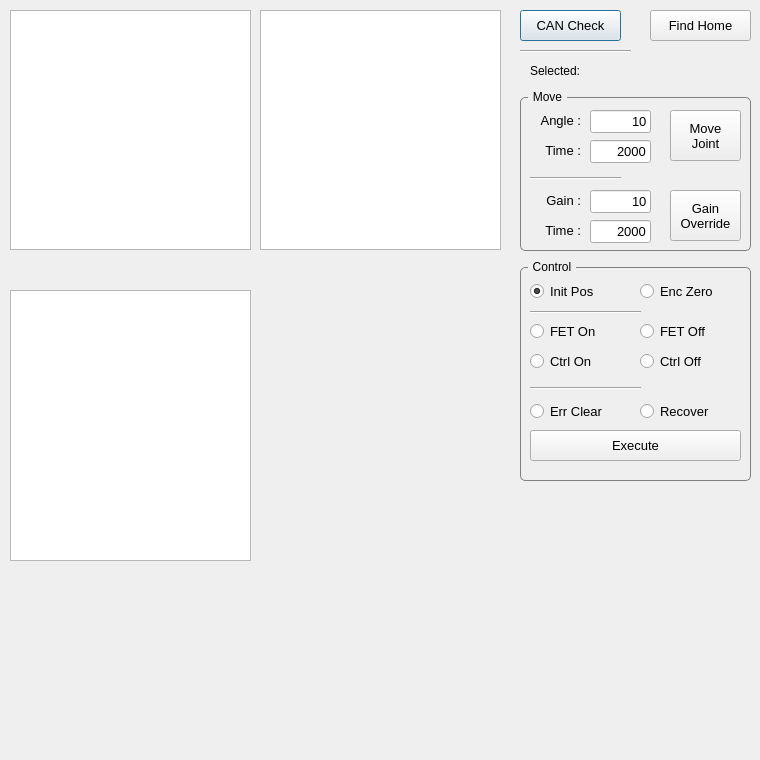
<?xml version="1.0" encoding="UTF-8"?>
<ui version="4.0">
 <class>SettingDialog</class>
 <widget class="QDialog" name="SettingDialog">
  <property name="geometry">
   <rect>
    <x>0</x>
    <y>0</y>
    <width>760</width>
    <height>760</height>
   </rect>
  </property>
  <property name="windowTitle">
   <string>Dialog</string>
  </property>
  <widget class="QTableWidget" name="TW_0">
   <property name="geometry">
    <rect>
     <x>10</x>
     <y>10</y>
     <width>241</width>
     <height>240</height>
    </rect>
   </property>
  </widget>
  <widget class="QTableWidget" name="TW_1">
   <property name="geometry">
    <rect>
     <x>10</x>
     <y>290</y>
     <width>241</width>
     <height>271</height>
    </rect>
   </property>
  </widget>
  <widget class="QLabel" name="LB_SELECTED">
   <property name="geometry">
    <rect>
     <x>530</x>
     <y>60</y>
     <width>121</width>
     <height>21</height>
    </rect>
   </property>
   <property name="text">
    <string>Selected: </string>
   </property>
  </widget>
  <widget class="QPushButton" name="BTN_CAN_CHECK">
   <property name="geometry">
    <rect>
     <x>520</x>
     <y>10</y>
     <width>101</width>
     <height>31</height>
    </rect>
   </property>
   <property name="font">
    <font>
     <pointsize>10</pointsize>
    </font>
   </property>
   <property name="text">
    <string>CAN Check</string>
   </property>
  </widget>
  <widget class="QPushButton" name="BTN_FIND_HOME">
   <property name="geometry">
    <rect>
     <x>650</x>
     <y>10</y>
     <width>101</width>
     <height>31</height>
    </rect>
   </property>
   <property name="font">
    <font>
     <pointsize>10</pointsize>
    </font>
   </property>
   <property name="text">
    <string>Find Home</string>
   </property>
  </widget>
  <widget class="QGroupBox" name="groupBox_2">
   <property name="geometry">
    <rect>
     <x>520</x>
     <y>90</y>
     <width>231</width>
     <height>161</height>
    </rect>
   </property>
   <property name="styleSheet">
    <string notr="true">QGroupBox {
    border: 1px solid gray;
    border-radius: 5px;
    margin-top: 7px;
}

QGroupBox::title {
    subcontrol-origin: margin;
    left: 8px;
    padding: 0 3px 0 3px;
}

</string>
   </property>
   <property name="title">
    <string>Move</string>
   </property>
   <widget class="QPushButton" name="BTN_MOVE_JOINT">
    <property name="geometry">
     <rect>
      <x>150</x>
      <y>20</y>
      <width>71</width>
      <height>51</height>
     </rect>
    </property>
    <property name="font">
     <font>
      <pointsize>10</pointsize>
     </font>
    </property>
    <property name="text">
     <string>Move
Joint</string>
    </property>
   </widget>
   <widget class="QLabel" name="label_2">
    <property name="geometry">
     <rect>
      <x>10</x>
      <y>50</y>
      <width>51</width>
      <height>21</height>
     </rect>
    </property>
    <property name="font">
     <font>
      <pointsize>10</pointsize>
     </font>
    </property>
    <property name="text">
     <string>Time :</string>
    </property>
    <property name="alignment">
     <set>Qt::AlignRight|Qt::AlignTrailing|Qt::AlignVCenter</set>
    </property>
   </widget>
   <widget class="QLineEdit" name="LE_MOVE_DEGREE">
    <property name="geometry">
     <rect>
      <x>70</x>
      <y>20</y>
      <width>61</width>
      <height>23</height>
     </rect>
    </property>
    <property name="font">
     <font>
      <pointsize>10</pointsize>
     </font>
    </property>
    <property name="text">
     <string>10</string>
    </property>
    <property name="alignment">
     <set>Qt::AlignRight|Qt::AlignTrailing|Qt::AlignVCenter</set>
    </property>
   </widget>
   <widget class="QLineEdit" name="LE_MOVE_TIME">
    <property name="geometry">
     <rect>
      <x>70</x>
      <y>50</y>
      <width>61</width>
      <height>23</height>
     </rect>
    </property>
    <property name="font">
     <font>
      <pointsize>10</pointsize>
     </font>
    </property>
    <property name="text">
     <string>2000</string>
    </property>
    <property name="alignment">
     <set>Qt::AlignRight|Qt::AlignTrailing|Qt::AlignVCenter</set>
    </property>
   </widget>
   <widget class="QLabel" name="label">
    <property name="geometry">
     <rect>
      <x>10</x>
      <y>20</y>
      <width>51</width>
      <height>21</height>
     </rect>
    </property>
    <property name="font">
     <font>
      <pointsize>10</pointsize>
     </font>
    </property>
    <property name="text">
     <string>Angle :</string>
    </property>
    <property name="alignment">
     <set>Qt::AlignRight|Qt::AlignTrailing|Qt::AlignVCenter</set>
    </property>
   </widget>
   <widget class="QPushButton" name="BTN_GAIN_OVERRIDE">
    <property name="geometry">
     <rect>
      <x>150</x>
      <y>100</y>
      <width>71</width>
      <height>51</height>
     </rect>
    </property>
    <property name="font">
     <font>
      <pointsize>10</pointsize>
     </font>
    </property>
    <property name="text">
     <string>Gain
Override</string>
    </property>
   </widget>
   <widget class="QLineEdit" name="LE_GO_GAIN">
    <property name="geometry">
     <rect>
      <x>70</x>
      <y>100</y>
      <width>61</width>
      <height>23</height>
     </rect>
    </property>
    <property name="font">
     <font>
      <pointsize>10</pointsize>
     </font>
    </property>
    <property name="text">
     <string>10</string>
    </property>
    <property name="alignment">
     <set>Qt::AlignRight|Qt::AlignTrailing|Qt::AlignVCenter</set>
    </property>
   </widget>
   <widget class="QLabel" name="label_3">
    <property name="geometry">
     <rect>
      <x>10</x>
      <y>100</y>
      <width>51</width>
      <height>21</height>
     </rect>
    </property>
    <property name="font">
     <font>
      <pointsize>10</pointsize>
     </font>
    </property>
    <property name="text">
     <string>Gain :</string>
    </property>
    <property name="alignment">
     <set>Qt::AlignRight|Qt::AlignTrailing|Qt::AlignVCenter</set>
    </property>
   </widget>
   <widget class="QLineEdit" name="LE_GO_TIME">
    <property name="geometry">
     <rect>
      <x>70</x>
      <y>130</y>
      <width>61</width>
      <height>23</height>
     </rect>
    </property>
    <property name="font">
     <font>
      <pointsize>10</pointsize>
     </font>
    </property>
    <property name="text">
     <string>2000</string>
    </property>
    <property name="alignment">
     <set>Qt::AlignRight|Qt::AlignTrailing|Qt::AlignVCenter</set>
    </property>
   </widget>
   <widget class="QLabel" name="label_4">
    <property name="geometry">
     <rect>
      <x>10</x>
      <y>130</y>
      <width>51</width>
      <height>21</height>
     </rect>
    </property>
    <property name="font">
     <font>
      <pointsize>10</pointsize>
     </font>
    </property>
    <property name="text">
     <string>Time :</string>
    </property>
    <property name="alignment">
     <set>Qt::AlignRight|Qt::AlignTrailing|Qt::AlignVCenter</set>
    </property>
   </widget>
   <widget class="Line" name="line_2">
    <property name="geometry">
     <rect>
      <x>10</x>
      <y>80</y>
      <width>91</width>
      <height>16</height>
     </rect>
    </property>
    <property name="orientation">
     <enum>Qt::Horizontal</enum>
    </property>
   </widget>
  </widget>
  <widget class="Line" name="line">
   <property name="geometry">
    <rect>
     <x>520</x>
     <y>43</y>
     <width>111</width>
     <height>16</height>
    </rect>
   </property>
   <property name="orientation">
    <enum>Qt::Horizontal</enum>
   </property>
  </widget>
  <widget class="QGroupBox" name="groupBox">
   <property name="geometry">
    <rect>
     <x>520</x>
     <y>260</y>
     <width>231</width>
     <height>221</height>
    </rect>
   </property>
   <property name="styleSheet">
    <string notr="true">QGroupBox {
    border: 1px solid gray;
    border-radius: 5px;
    margin-top: 7px;
}

QGroupBox::title {
    subcontrol-origin: margin;
    left: 8px;
    padding: 0 3px 0 3px;
}

</string>
   </property>
   <property name="title">
    <string>Control</string>
   </property>
   <widget class="QPushButton" name="BTN_EXECUTE_COMMAND">
    <property name="geometry">
     <rect>
      <x>10</x>
      <y>170</y>
      <width>211</width>
      <height>31</height>
     </rect>
    </property>
    <property name="font">
     <font>
      <pointsize>10</pointsize>
     </font>
    </property>
    <property name="text">
     <string>Execute</string>
    </property>
   </widget>
   <widget class="QRadioButton" name="RB_INIT_POS">
    <property name="geometry">
     <rect>
      <x>10</x>
      <y>20</y>
      <width>91</width>
      <height>22</height>
     </rect>
    </property>
    <property name="font">
     <font>
      <pointsize>10</pointsize>
     </font>
    </property>
    <property name="text">
     <string>Init Pos</string>
    </property>
    <property name="checked">
     <bool>true</bool>
    </property>
   </widget>
   <widget class="QRadioButton" name="RB_ENC_ZERO">
    <property name="geometry">
     <rect>
      <x>120</x>
      <y>20</y>
      <width>91</width>
      <height>22</height>
     </rect>
    </property>
    <property name="font">
     <font>
      <pointsize>10</pointsize>
     </font>
    </property>
    <property name="text">
     <string>Enc Zero</string>
    </property>
   </widget>
   <widget class="QRadioButton" name="RB_FET_OFF">
    <property name="geometry">
     <rect>
      <x>120</x>
      <y>60</y>
      <width>91</width>
      <height>22</height>
     </rect>
    </property>
    <property name="font">
     <font>
      <pointsize>10</pointsize>
     </font>
    </property>
    <property name="text">
     <string>FET Off</string>
    </property>
   </widget>
   <widget class="QRadioButton" name="RB_FET_ON">
    <property name="geometry">
     <rect>
      <x>10</x>
      <y>60</y>
      <width>91</width>
      <height>22</height>
     </rect>
    </property>
    <property name="font">
     <font>
      <pointsize>10</pointsize>
     </font>
    </property>
    <property name="text">
     <string>FET On</string>
    </property>
   </widget>
   <widget class="QRadioButton" name="RB_CTRL_OFF">
    <property name="geometry">
     <rect>
      <x>120</x>
      <y>90</y>
      <width>91</width>
      <height>22</height>
     </rect>
    </property>
    <property name="font">
     <font>
      <pointsize>10</pointsize>
     </font>
    </property>
    <property name="text">
     <string>Ctrl Off</string>
    </property>
   </widget>
   <widget class="QRadioButton" name="RB_CTRL_ON">
    <property name="geometry">
     <rect>
      <x>10</x>
      <y>90</y>
      <width>91</width>
      <height>22</height>
     </rect>
    </property>
    <property name="font">
     <font>
      <pointsize>10</pointsize>
     </font>
    </property>
    <property name="text">
     <string>Ctrl On</string>
    </property>
   </widget>
   <widget class="Line" name="line_3">
    <property name="geometry">
     <rect>
      <x>10</x>
      <y>44</y>
      <width>111</width>
      <height>16</height>
     </rect>
    </property>
    <property name="orientation">
     <enum>Qt::Horizontal</enum>
    </property>
   </widget>
   <widget class="Line" name="line_5">
    <property name="geometry">
     <rect>
      <x>10</x>
      <y>120</y>
      <width>111</width>
      <height>16</height>
     </rect>
    </property>
    <property name="orientation">
     <enum>Qt::Horizontal</enum>
    </property>
   </widget>
   <widget class="QRadioButton" name="RB_ERROR_CLEAR">
    <property name="geometry">
     <rect>
      <x>10</x>
      <y>140</y>
      <width>91</width>
      <height>22</height>
     </rect>
    </property>
    <property name="font">
     <font>
      <pointsize>10</pointsize>
     </font>
    </property>
    <property name="text">
     <string>Err Clear</string>
    </property>
   </widget>
   <widget class="QRadioButton" name="RB_JOINT_RECOVER">
    <property name="geometry">
     <rect>
      <x>120</x>
      <y>140</y>
      <width>91</width>
      <height>22</height>
     </rect>
    </property>
    <property name="font">
     <font>
      <pointsize>10</pointsize>
     </font>
    </property>
    <property name="text">
     <string>Recover</string>
    </property>
   </widget>
  </widget>
  <widget class="QTableWidget" name="TW_2">
   <property name="geometry">
    <rect>
     <x>260</x>
     <y>10</y>
     <width>241</width>
     <height>240</height>
    </rect>
   </property>
  </widget>
 </widget>
 <resources/>
 <connections/>
</ui>
